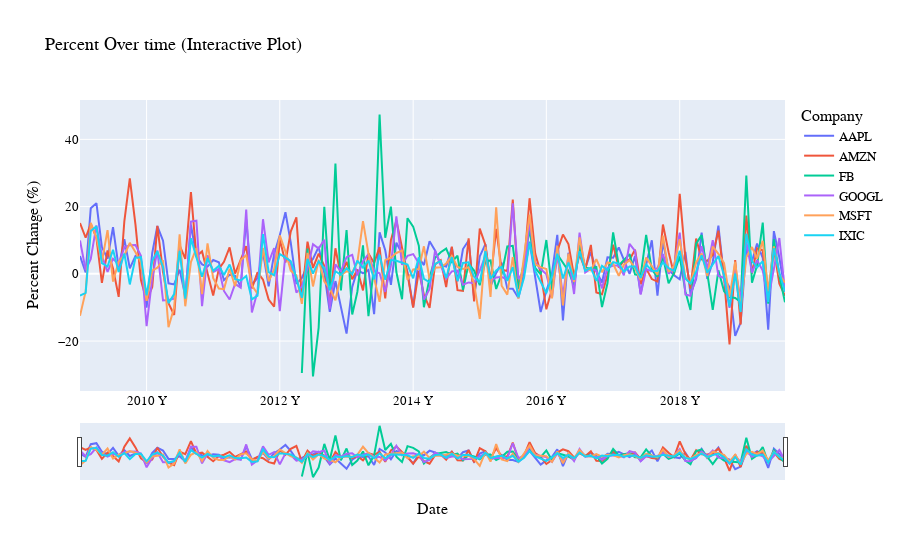

Write notebook code for a chart like this one.
### Markdown cell above
## Percent Change Over Time (Using Plotly)

### Code cell
# dataframe of a wide format
openclosedf['Date']=openclosedf.index

#setting colors and creating figure
colors = px.colors.qualitative.Plotly
fig = go.Figure()

# setting x and Y Axis
x_aapl = AAPL_df['Date']
y_aapl = AAPL_df['Percent Change (%)']

x_amzn = AMZN_df['Date']
y_amzn =AMZN_df['Percent Change (%)']

x_fb = FB_df['Date']
y_fb = FB_df['Percent Change (%)']

x_goog = GOOGL_df['Date']
y_goog = GOOGL_df['Percent Change (%)']

x_msft = MSFT_df['Date']
y_msft =MSFT_df['Percent Change (%)']

x_ixic = IXIC_df['Date']
y_ixic = IXIC_df['Percent Change (%)']


#plotting
fig.add_traces(go.Scatter(x=x_aapl, y = y_aapl, mode = 'lines', name = 'AAPL', line=dict(color=colors[0])))
fig.add_traces(go.Scatter(x=x_amzn, y =y_amzn , mode = 'lines', name = 'AMZN', line=dict(color=colors[1])))
fig.add_traces(go.Scatter(x=x_fb, y =y_fb , mode = 'lines', name = 'FB', line=dict(color=colors[2])))
fig.add_traces(go.Scatter(x=x_goog, y =y_goog , mode = 'lines', name = 'GOOGL', line=dict(color=colors[3])))
fig.add_traces(go.Scatter(x=x_msft, y =y_msft, mode = 'lines', name = 'MSFT', line=dict(color=colors[4])))
fig.add_traces(go.Scatter(x=x_ixic, y = y_ixic, mode = 'lines', name = 'IXIC', line=dict(color=colors[5])))

#Labeling the Plot
fig.update_layout(title="Percent Over time (Interactive Plot)",
                  xaxis_title='Date',
                  yaxis_title='Percent Change (%)',
                  legend_title="Company",
                  font=dict(family="Aerial",
                            size=13,
                            color="Black")
                  )

# Zoom Slider
fig.update_xaxes(
    rangeslider_visible=True,
    tickformatstops = [
        dict(dtickrange=[None, 1000], value="%H:%M:%S.%L ms"),
        dict(dtickrange=[1000, 60000], value="%H:%M:%S s"),
        dict(dtickrange=[60000, 3600000], value="%H:%M m"),
        dict(dtickrange=[3600000, 86400000], value="%H:%M h"),
        dict(dtickrange=[86400000, 604800000], value="%e. %b d"),
        dict(dtickrange=[604800000, "M1"], value="%e. %b w"),
        dict(dtickrange=["M1", "M12"], value="%b '%y M"),
        dict(dtickrange=["M12", None], value="%Y Y")
    ]
)


#printing
fig.show()

# #Outputting the image and saving the image to an external file as a png
# #IMAGES CAN BE SAVED VIA THE PLOTLY GRAPHS

# if not os.path.exists("images"):
#     os.mkdir("images")
    
# fig.write_image("images/fig1.png")
